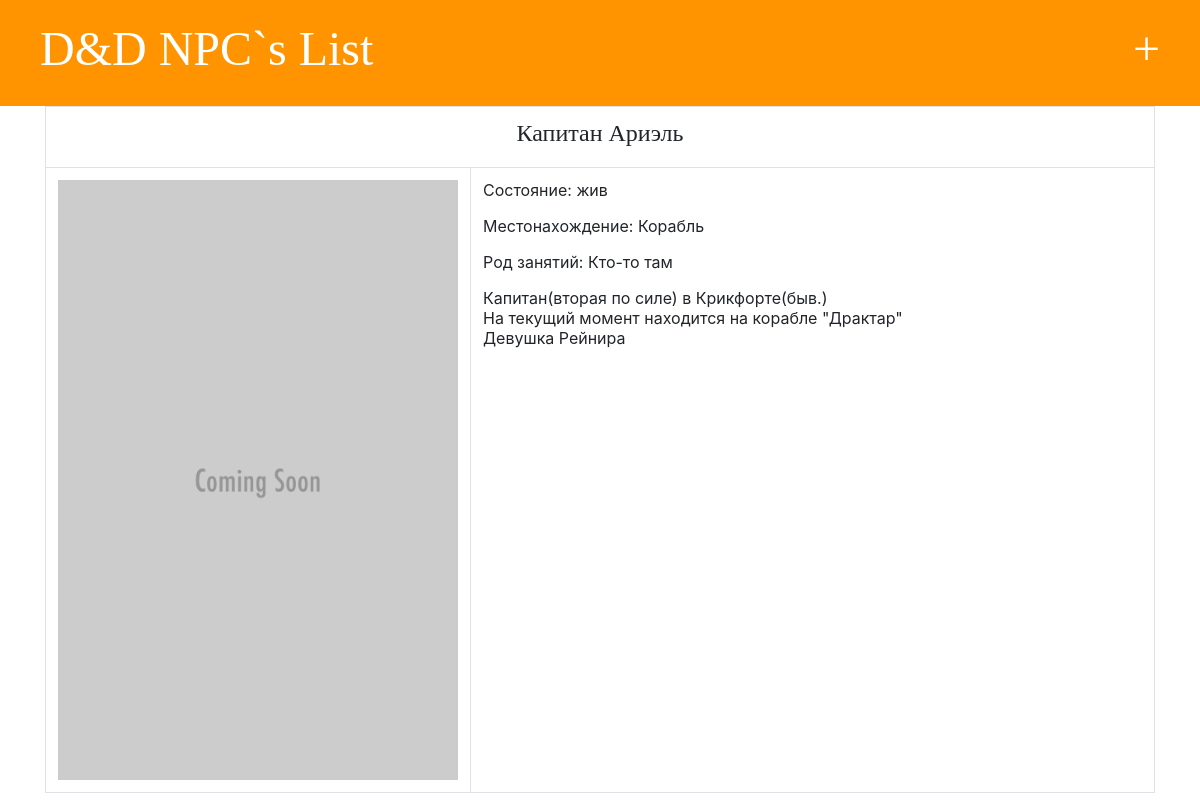
Page /details/2/ on the committed database.
### NPC/models.py (models this page shows, shortened)
class Person(models.Model):
    name = models.CharField(max_length=50)
    text = models.TextField()
    icon = models.ImageField(null=False, default="images/placeholder.png", blank=True, upload_to="images", verbose_name='Изображение')
    role = models.CharField(max_length=50, default="")
    map = models.CharField(max_length=50, default="")
    created_date = models.DateTimeField(default=timezone.now)
    alive = models.BooleanField(default="True")

### NPC/views.py (the view)
# urls.py: path('details/<int:npcid>/', views.get_npc_id, name='get_npc_id'),
def get_npc_id(request, npcid):
    npc = Person.objects.get(id=npcid)
    return render(request, 'npc/details.html', {'npc': npc})

### templates/npc/details.html (shortened to what this page needs)
{% extends "base.html" %}
{% block content %}
<div class="container">
        <table class="table table-bordered">
            <tr>
                <td colspan="2" align="center">
                    <h3>{{ npc.name }}</h3>
                </td>
            </tr>
            <tr>
                <td width="425" height="625 ">
                    <img src="{{ npc.icon.url }}" width="400" height="600">
                </td>
                <td class="align-top">
                    <p>Состояние:
                        {% if npc.alive  %}
                                        жив
                                        {% else %}
                                        мертв
                                        {% endif %}
                    </p>
                    <p>Местонахождение: {{ npc.map }}</p>
                    <p>Род занятий: {{ npc.role }}</p>
                    <p class="align-text-top">{{ npc.text|linebreaksbr }}</p>
                </td>
            </tr>
        </table>
    </div>
{% endblock %}

### NPC/static/css/npc.css (style rules this page uses)
h1, h2, h3, h4 { font-family: 'Lobster', cursive; font-size: 18pt; }

### rows in the picture
Person: name "Капитан Ариэль", icon (placeholder picture), map "Корабль", role "Кто-то там", text "Капитан(вторая по силе) в Крикфорте(быв.) На текущий момент находится на корабле \"Драктар\" Девушка Рейнира"
